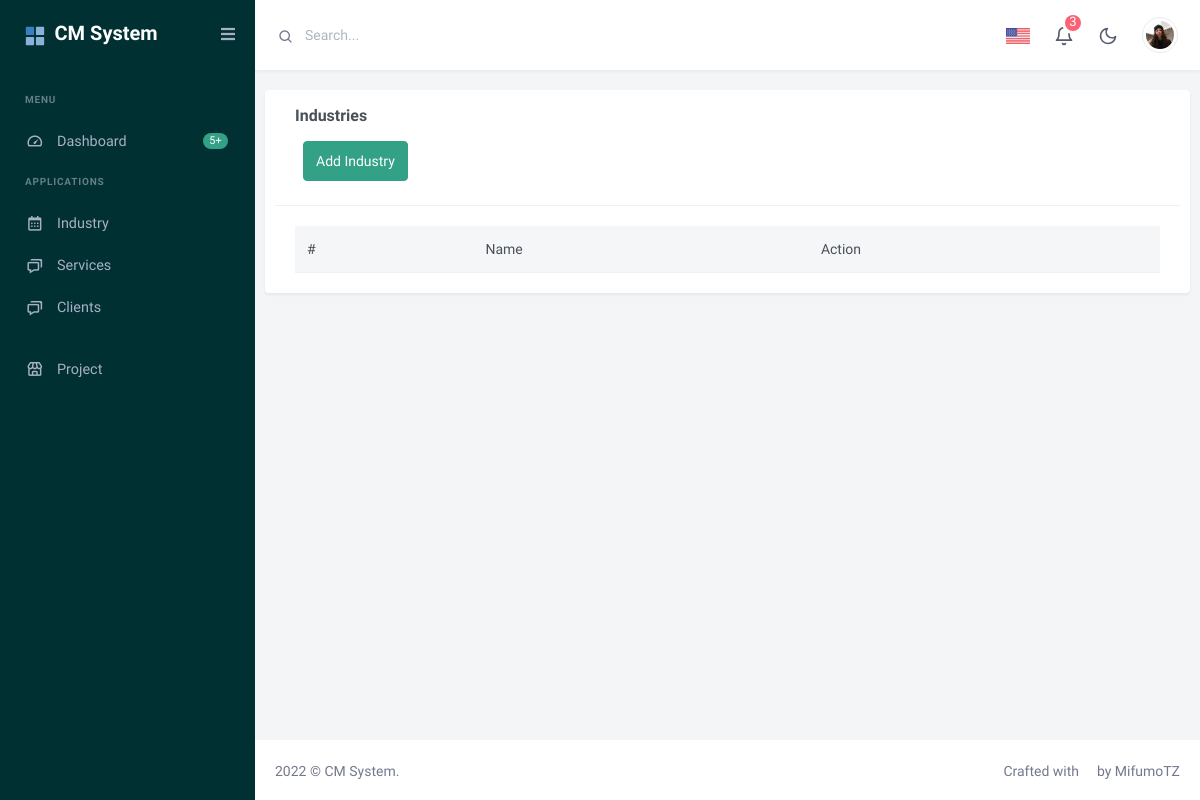
The app's page /industies/, older data.
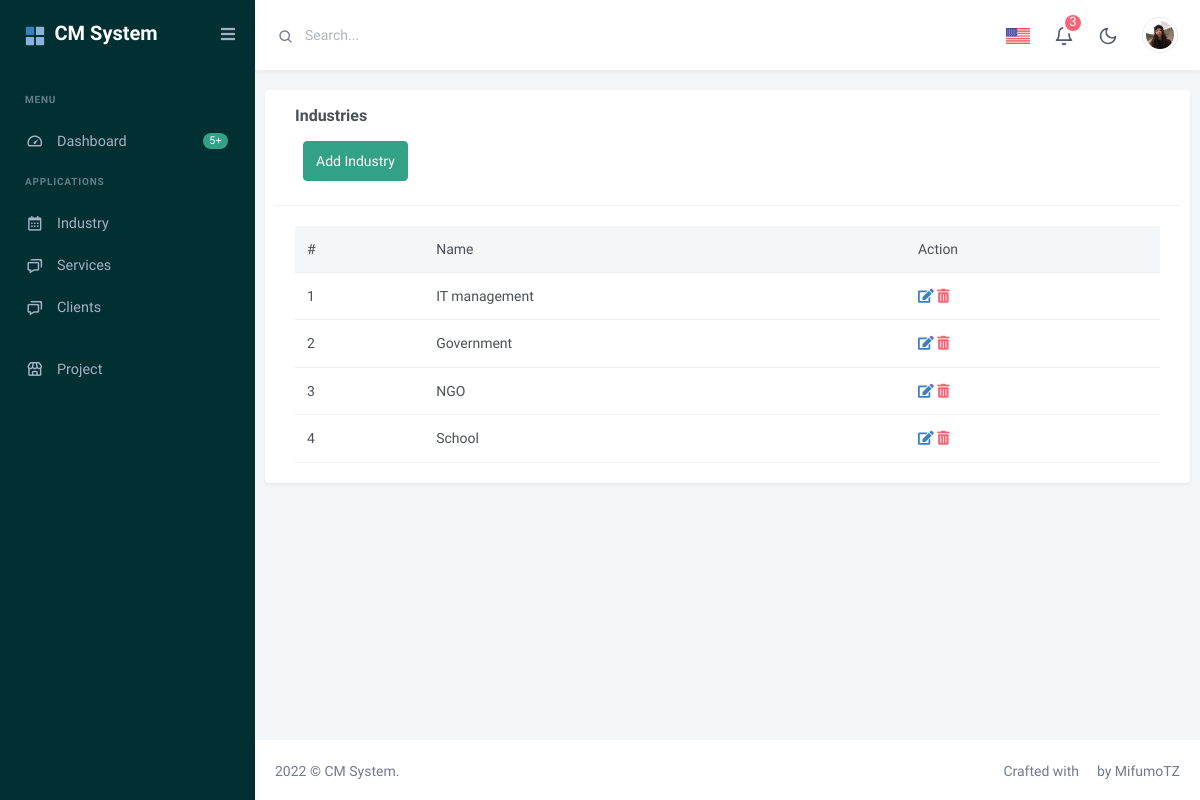
The same page, newer data.
### client/models.py (models this page shows, shortened)
class Industry(models.Model):
   name = models.CharField(max_length = 150 , null=True)

### client/views.py (the view)
# urls.py: path('industies/',DisplayIndustry.as_view(), name='industries'),
class DisplayIndustry(ListView):
    model=Industry
    template_name='industry/all_industry.html'
    def get_context_data(self, **kwargs):
        context = super(DisplayIndustry, self).get_context_data(**kwargs)
        context['industries']=Industry.objects.all()
        return context

### client/templates/industry/all_industry.html
{% extends 'base.html' %}
{% block content %}
<div class="row">
    <div class="card">
    <div class="col-lg-12">
            <div class="card-header">
                <h4 class="card-title">Industries</h4>
                <a class="btn btn-success pull-right m-2 pull-left"  href=" {% url 'createindustry' %}">Add Industry</a></div>
            </div>
            <div class="card-body">
                <div class="table-responsive">
                    <table class="table mb-0">
                        <thead class="table-light">
                            <tr>
                                <th>#</th>
                                <th>Name</th>
                                <th>Action</th>
                            </tr>
                        </thead>
                        <tbody>
                            {% for industry in industries %}
                            <tr>
                                <td>{{forloop.counter}}</td>
                                <td>{{industry.name}}</td>
                                <td>
                                    <a href="{% url 'industryupdate' industry.id %}" ><i class="fas fa-edit"></i></a>
                                    <a href="{% url 'industrydelete' industry.id %}" ><i class="fas fa-trash-alt"></i></a>
                                </td>
                            </tr>
                            {% endfor %}
                        </tbody>
                    </table>
                </div>
            </div>
        </div>
    </div>
</div>
{% endblock content %}

Row changes from the older to the newer data that the page shows:
added Industry: name "IT management"
added Industry: name "Government"
added Industry: name "NGO"
added Industry: name "School"
